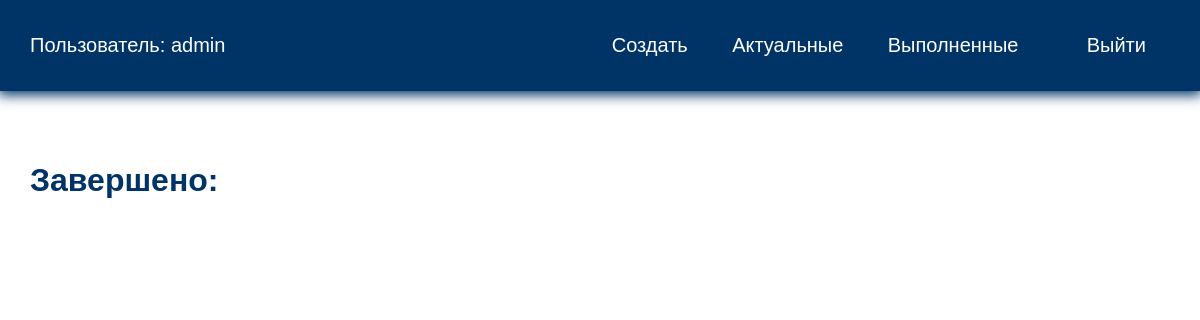
Page /completed/ (signed in) on the earlier database version.
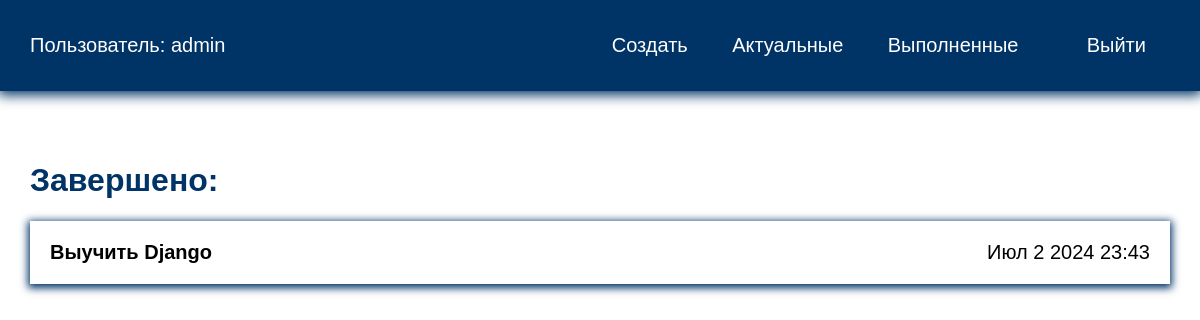
Same page on the later database version.
### todo/models.py (models this page shows, shortened)
class Todo(models.Model):
    title = models.CharField(max_length=100)
    memo = models.TextField(blank=True)
    created = models.DateTimeField(auto_now_add=True)
    date_completed = models.DateTimeField(blank=True, null=True)
    important = models.BooleanField(default=False)
    user = models.ForeignKey(User, on_delete=models.CASCADE)

### todo/views.py (the view)
# urls.py: path('completed/', views.completedtodos, name='completedtodos'),
@login_required
def completedtodos(request):
    todos = Todo.objects.filter(user=request.user, date_completed__isnull=False).order_by('-date_completed')
    return render(request, 'todo/completedtodos.html', {'todos': todos})

### todo/templates/todo/completedtodos.html (shortened to what this page needs)
{% extends 'todo/base.html' %}
{% block content %}
<h1>Завершено:</h1>
<ul>
    {% for todo in todos %}
    <li class="list">
            <span class="left">
                {% if todo.important %}
                <b>{{ todo.title }}</b>
                {% else %}
                {{ todo.title }}
                {% endif %}
            </span>
        <span class="date">{{ todo.date_completed|date:'M j Y H:i' }}</span>
    </li>
    {% endfor %}
</ul>
{% endblock %}

Differences in the rows shown:
now on this page (row edited): Todo: title "Выучить Django", date_completed "Июл 2 2024 23:43"
